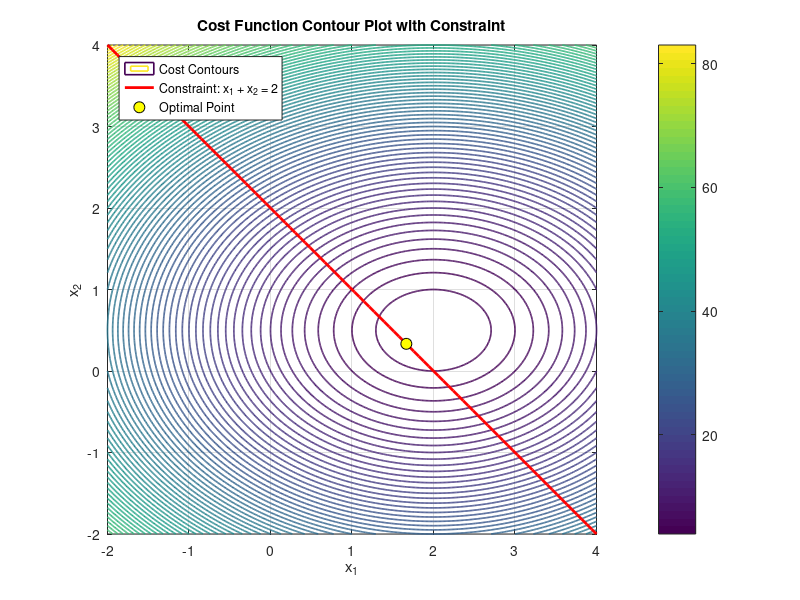

Write the MATLAB code that produced this figure.
% cost function
J = @(x1, x2) 2*x1.^2 - 8*x1 - 4*x2 + 4*x2.^2 + 12;

% Optimal point
x1_opt = 5/3;
x2_opt = 1/3;

[x1, x2] = meshgrid(-2:0.01:4, -2:0.01:4);
Z = J(x1, x2);
J(x1_opt, x2_opt)

figure;
contour(x1, x2, Z, 80, 'LineWidth', 1.2);  % 80 contour levels
hold on;

% constraint line x1 + x2 = 2
x1_line = linspace(-2, 4, 100);
x2_line = 2 - x1_line;
plot(x1_line, x2_line, 'r', 'LineWidth', 2);

% optimal point
plot(x1_opt, x2_opt, 'ko', 'MarkerFaceColor', 'y', 'MarkerSize', 8);

xlabel('x_1');
ylabel('x_2');
title('Cost Function Contour Plot with Constraint');
legend('Cost Contours', 'Constraint: x_1 + x_2 = 2', 'Optimal Point', 'Location', 'northwest');
grid on;
axis equal;
colorbar;
hold off;
